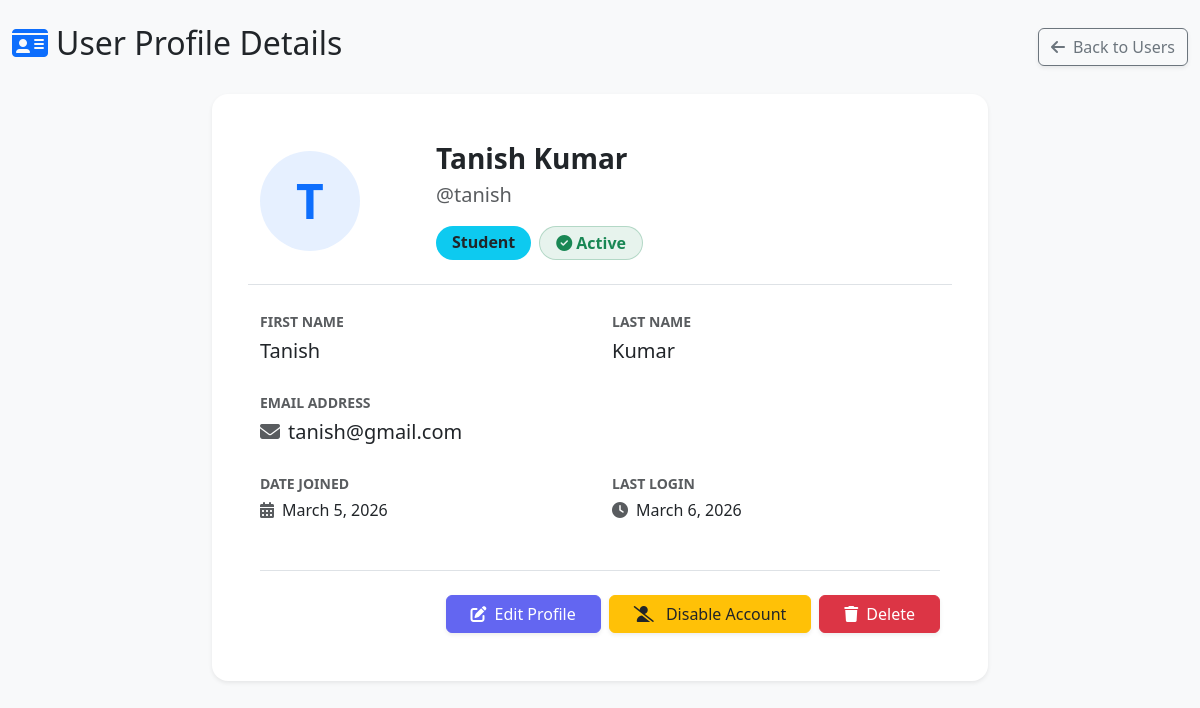
/users/4/, run on an earlier commit of the app's database.
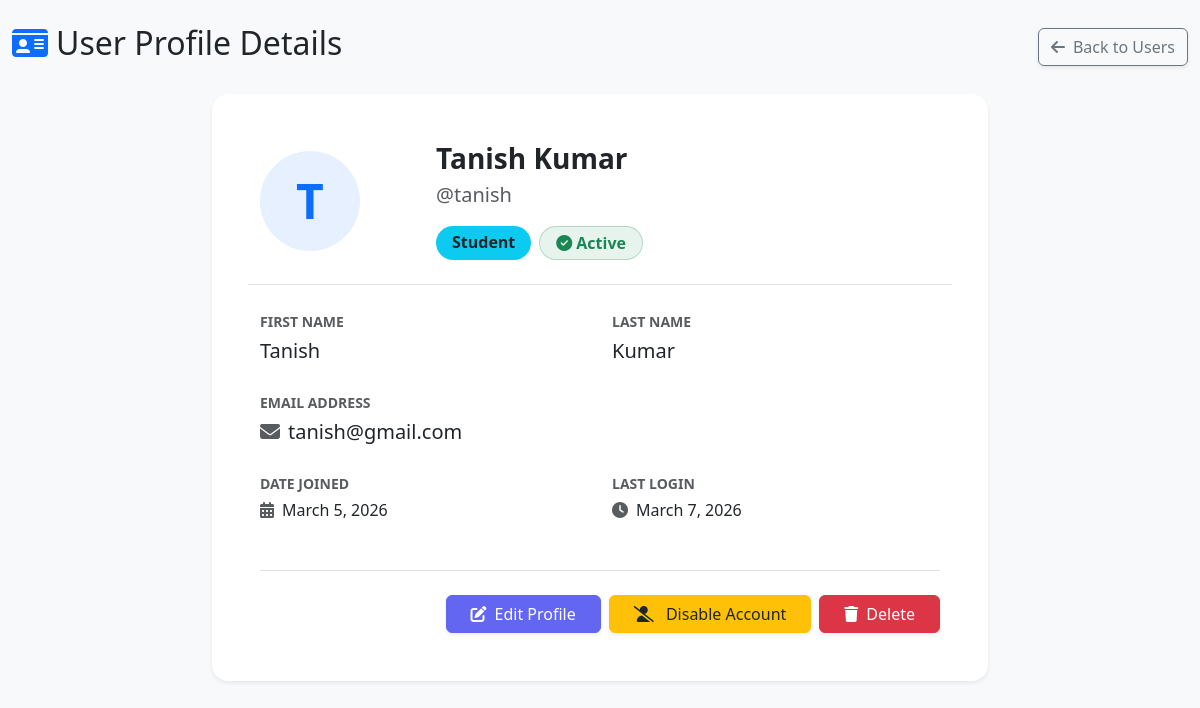
And on a later commit of the database.
### accounts/models.py (models this page shows, shortened)
class User(AbstractUser):
    ROLE_CHOICES = (
        ('admin', 'Admin'),
        ('teacher', 'Teacher'),
        ('student', 'Student'),
    )
    role = models.CharField(
        max_length=10,
        choices=ROLE_CHOICES,
        default='student'
    )
    phone_regex = RegexValidator(
        regex=r'^\+?1?\d{9,15}$',
        message="Phone number must be entered in the format: '+999999999'. Up to 15 digits allowed."
    )
    phone = models.CharField(
        validators=[phone_regex],
        max_length=17,
        blank=True,
        null=True
    )
    profile_picture = models.ImageField(
        upload_to='profiles/',
        blank=True,
        null=True,
        default='profiles/default.png'
    )
    address = models.TextField(blank=True, null=True)
    date_of_birth = models.DateField(blank=True, null=True)
    created_at = models.DateTimeField(auto_now_add=True)
    updated_at = models.DateTimeField(auto_now=True)
    is_verified = models.BooleanField(default=True)
    last_login_ip = models.GenericIPAddressField(blank=True, null=True)
    class Meta:
        db_table = 'users'
        ordering = ['-created_at']
    def get_full_name(self):
        full_name = f"{self.first_name} {self.last_name}"
        return full_name.strip() or self.username

### accounts/views.py (the view)
# urls.py: path('users/<int:pk>/', views.user_detail, name='user_detail'),
def user_detail(request, pk):
    user_obj = get_object_or_404(User, pk=pk)
    return render(request, 'accounts/user_detail.html', {'user_obj': user_obj})

### accounts/templates/accounts/user_detail.html (shortened to what the changed rows need)
{% extends 'base.html' %}
{% load static %}
{% block content %}
<div class="container-fluid py-4">
    <div class="row mb-4 align-items-center">
        <div class="col-md-8">
            <h2><i class="fas fa-id-card text-primary me-2"></i>User Profile Details</h2>
        </div>
    </div>
    <div class="row justify-content-center">
        <div class="col-lg-8">
            <div class="card shadow-sm border-0 rounded-4">
                <div class="card-body p-4 p-md-5">
                    <div class="row border-bottom pb-4 mb-4 text-center text-md-start align-items-center">
                        <div class="col-md-3 mb-3 mb-md-0 d-flex justify-content-center justify-content-md-start">
                            <div class="bg-primary bg-opacity-10 text-primary rounded-circle d-flex align-items-center justify-content-center" style="width: 100px; height: 100px; font-size: 3rem; font-weight: bold;">
                                {{ user_obj.username|first|upper }}
                            </div>
                        </div>
                        <div class="col-md-9">
                            <h3 class="fw-bold mb-1">{{ user_obj.get_full_name|default:user_obj.username }}</h3>
                            <p class="text-muted mb-3 fs-5">@{{ user_obj.username }}</p>
                            <div class="d-flex gap-2 justify-content-center justify-content-md-start">
                                {% if user_obj.role == 'admin' or user_obj.is_superuser %}
                                    <span class="badge bg-danger px-3 py-2 fs-6">Admin</span>
                                {% elif user_obj.role == 'teacher' %}
                                    <span class="badge bg-success px-3 py-2 fs-6">Teacher</span>
                                {% else %}
                                    <span class="badge bg-info text-dark px-3 py-2 fs-6">Student</span>
                                {% endif %}
                                {% if user_obj.is_active %}
                                    <span class="badge bg-success bg-opacity-10 text-success border border-success border-opacity-25 px-3 py-2 fs-6"><i class="fas fa-check-circle me-1"></i>Active</span>
                                {% else %}
                                    <span class="badge bg-secondary bg-opacity-10 text-secondary border border-secondary border-opacity-25 px-3 py-2 fs-6"><i class="fas fa-ban me-1"></i>Disabled</span>
                                {% endif %}
                            </div>
                        </div>
                    </div>
                    <div class="row g-4 mb-2">
                        <div class="col-sm-6">
                            <label class="text-muted small fw-bold text-uppercase mb-1">First Name</label>
                            <p class="mb-0 fw-medium fs-5">{{ user_obj.first_name|default:"Not provided" }}</p>
                        </div>
                        <div class="col-sm-6">
                            <label class="text-muted small fw-bold text-uppercase mb-1">Last Name</label>
                            <p class="mb-0 fw-medium fs-5">{{ user_obj.last_name|default:"Not provided" }}</p>
                        </div>
                        <div class="col-sm-12">
                            <label class="text-muted small fw-bold text-uppercase mb-1">Email Address</label>
                            <p class="mb-0 fw-medium fs-5"><i class="fas fa-envelope text-muted me-2"></i>{{ user_obj.email|default:"Not provided" }}</p>
                        </div>
                        <div class="col-sm-6">
                            <label class="text-muted small fw-bold text-uppercase mb-1">Date Joined</label>
                            <p class="mb-0 fw-medium"><i class="fas fa-calendar-alt text-muted me-2"></i>{{ user_obj.date_joined|date:"F j, Y" }}</p>
                        </div>
                        <div class="col-sm-6">
                            <label class="text-muted small fw-bold text-uppercase mb-1">Last Login</label>
                            <p class="mb-0 fw-medium"><i class="fas fa-clock text-muted me-2"></i>{{ user_obj.last_login|date:"F j, Y"|default:"Never logged in" }}</p>
                        </div>
                    </div>
                </div>
            </div>
        </div>
    </div>
</div>
{% endblock %}
{% block extra_css %}
<link rel="stylesheet" href="https://cdnjs.cloudflare.com/ajax/libs/font-awesome/6.4.0/css/all.min.css">
{% endblock %}

What changed in the data, as far as the page shows it:
changed User "Tanish Kumar": last_login "March 6, 2026" → "March 7, 2026"
